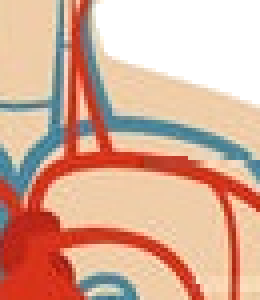
#> input picture data/flow_small.png, 65 x 75 px, found by its file name (shown 4 times larger)
$ python flow.py   (older library calls are emulated)
#> lines starting #> are read from the running program, lines starting #| are printed output that depends on the picture

from sys import stdout
from matplotlib.animation import ArtistAnimation
from matplotlib.pyplot import subplots, show
from matplotlib.cm import Reds
from numpy import zeros, where, copy
from scipy.linalg import norm
from scipy.misc import imread


"""
Load the image.
"""
# image = imread('data/flow.png')
image = imread('data/flow_small.png')
#> image is the input picture: shape (75, 65, 4); mean R, G, B, A 216.9, 172.6, 151.7, 214.3
background_frac = 0.01
steps_per_frame = 10
frame_cnt = 70

"""
Create data structures.
"""
amount = zeros(image.shape[:2])
xflow_spd = zeros(image.shape[:2])
yflow_spd = zeros(image.shape[:2])
body_xy = where(image[:-1, :-1, -1] == 255)
#> body_xy = 3984 positions, rows 0 to 73, columns 0 to 63
body_index = list(zip(*body_xy))
#> body_index = 3984 pairs, first value 0 to 73, second value 0 to 63

"""
Construct flow speed.
"""
print('constructing & plotting flow data')
for m, n in body_index:
	redness  = image[m, n, 0] if image[m, n, 0] > 100 and image[m, n, 2] < 100 else 0
	blueness = image[m, n, 2] if image[m, n, 2] > 100 and image[m, n, 0] < 200 else 0
	xdiff = norm(image[m, n, :3] - image[m + 1, n, :3])
	ydiff = norm(image[m, n, :3] - image[m, n + 1, :3])
	xflow_spd[m, n] = (redness + blueness) * xdiff
	yflow_spd[m, n] = (redness + blueness) * ydiff
#> this loop made 3984 passes
#> (m, n, redness, blueness, xdiff, ydiff) on passes 1 to 3: (0, 0, 0, 0, 255, 3.61), (0, 1, 0, 0, 255, 360.6), (0, 2, 0, 0, 255, 439.9)
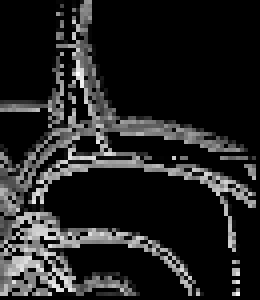
#> xflow_spd: shape (75, 65) float64 (shown 4 times larger); min 0, max 104540, mean 14258.5; drawn with min black and max white
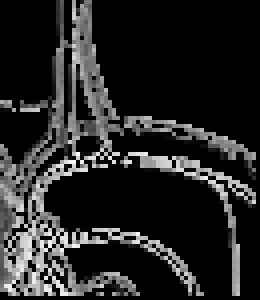
#> yflow_spd: shape (75, 65) float64 (shown 4 times larger); min 0, max 102118.1, mean 15097.9; drawn with min black and max white
mx = 4.5 * max(xflow_spd.max(), yflow_spd.max())
#> mx = 470429.9
xflow_spd = xflow_spd / mx + background_frac
yflow_spd = yflow_spd / mx + background_frac

"""
Show images.
"""
fig, (ax1, ax2, ax3) = subplots(1, 3, tight_layout=True, figsize=(15,12))
for ax in (ax1, ax2, ax3):
	ax.set_xticks([])
	ax.set_yticks([])
ax1.imshow(image)
ax1.set_title('image')
ax2.imshow(xflow_spd, cmap=Reds)
ax2.set_title('x-flow')
ax3.imshow(yflow_spd, cmap=Reds)
ax3.set_title('y-flow')

"""
Start animation.
"""
stdout.write('building animation')
ims = []
afig, aax = subplots(tight_layout=True, figsize=(5,12))
aax.set_xticks([])
aax.set_yticks([])
for k in range(frame_cnt):
	stdout.write('\nframe {0:2d} / {1:d} '.format(k + 1, frame_cnt))
	for j in range(steps_per_frame):
		amount[70, 5] += 10000000
		stdout.write('.')
		stdout.flush()
		old = copy(amount)
		for m, n in body_index:
			grad_flow = xflow_spd[m, n] * (old[m, n] - old[m + 1, n])
			amount[m, n] -= grad_flow
			amount[m + 1, n] += grad_flow
			if m > 0:
				grad_flow = xflow_spd[m, n] * (old[m, n] - old[m - 1, n])
				amount[m, n] -= grad_flow
				amount[m - 1, n] += grad_flow
			grad_flow = yflow_spd[m, n] * (old[m, n] - old[m, n + 1])
			amount[m, n] -= grad_flow
			amount[m, n + 1] += grad_flow
			if n > 0:
				grad_flow = yflow_spd[m, n] * (old[m, n] - old[m, n - 1])
				amount[m, n] -= grad_flow
				amount[m, n - 1] += grad_flow
	ims.append((
		# aax.imshow(127 + image // 2),
		aax.imshow(copy(amount), cmap=Reds, vmin=0, vmax=1000000, interpolation='nearest'),
		aax.annotate('frame {0:2d}/{1:d} '.format(k + 1, frame_cnt),
			xy=(1, 1), xycoords='axes fraction', ha='right', va='top'),
		aax.annotate('{0:.0f}'.format(amount.sum() / 10000000), xy=(1, 0), xycoords='axes fraction', ha='right', va='bottom'),
	))
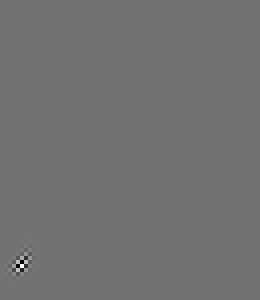
#> amount: shape (75, 65) float64 (shown 4 times larger); min -8.42e+148, max 1.03e+149, mean -1.68e+129; drawn with min black and max white
#> after the loop, ims = 70 items
stdout.write('\n')
anim = ArtistAnimation(fig=afig, artists=ims, repeat=True, interval=150, repeat_delay=1000,)
# anim.save('flow.mp4',)


if __name__ == '__main__':
	show()
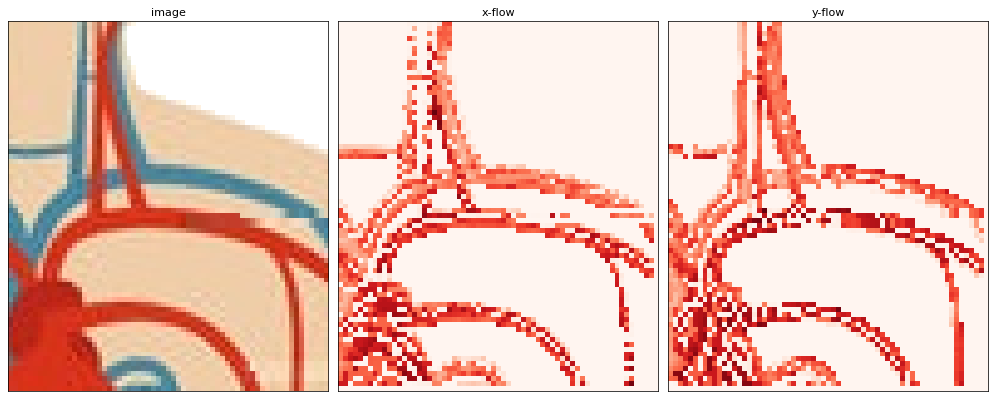
#> figure drawn by matplotlib, 3 panels
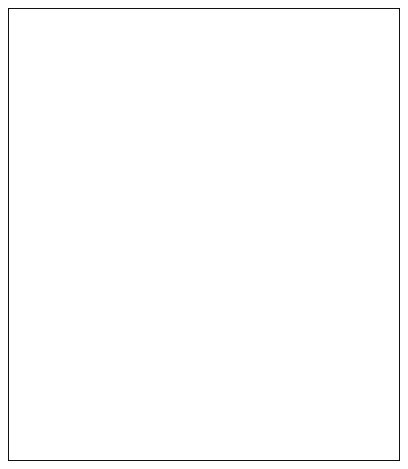
#> figure drawn by matplotlib, 1 panel
